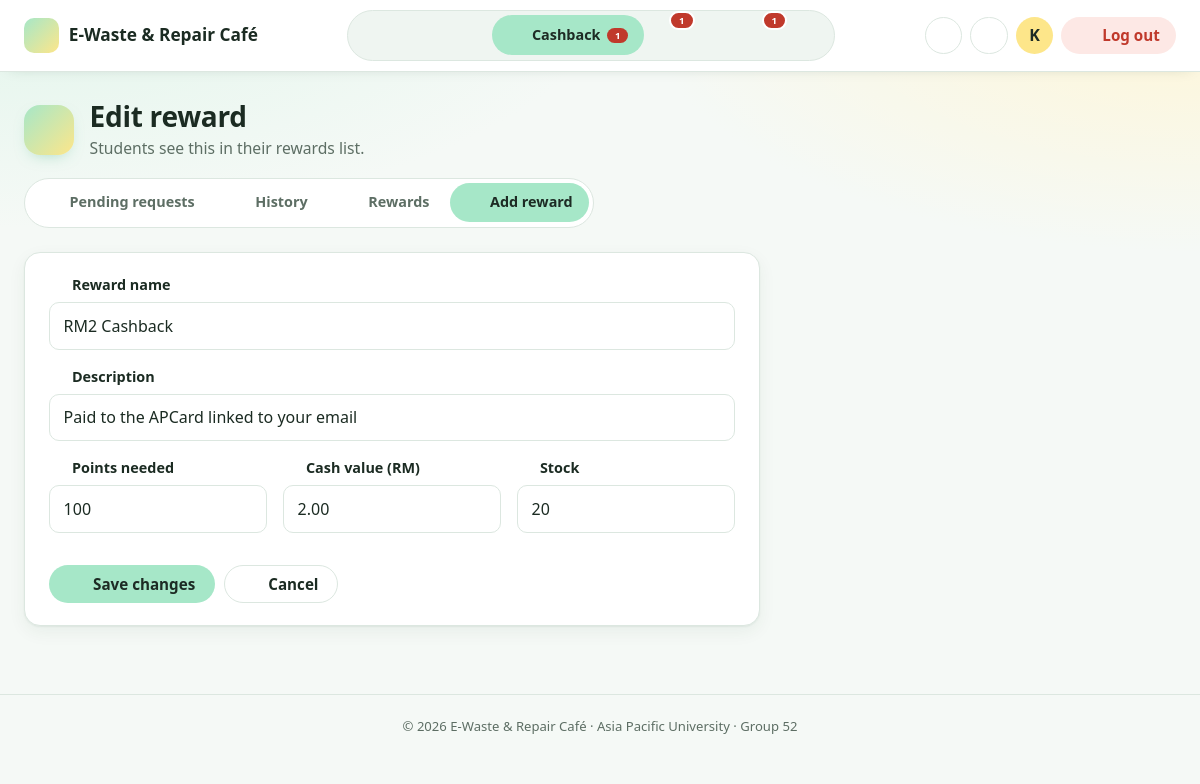
The app's page /admin/reward_form.php?edit=RW001 (signed in) with its own data.
### tables this page shows
CREATE TABLE `rewards` (
  `rewardID` varchar(10) NOT NULL,
  `reward_name` varchar(100) NOT NULL,
  `description` varchar(255) NOT NULL,
  `points_required` int(11) NOT NULL,
  `cash_value` decimal(8,2) NOT NULL,
  `stock` int(11) NOT NULL DEFAULT 0
);

### includes/functions.php (called while the page is built, shortened)
<?php
require_once __DIR__ . '/icons.php';
function e($value)
{
    return htmlspecialchars((string) $value, ENT_QUOTES, 'UTF-8');
}
function db_all($conn, $sql, $types = '', $params = [])
{
    $stmt = $conn->prepare($sql);
    if ($types !== '') $stmt->bind_param($types, ...$params);
    $stmt->execute();
    $result = $stmt->get_result();
    return $result->fetch_all(MYSQLI_ASSOC);
}
function db_one($conn, $sql, $types = '', $params = [])
{
    $rows = db_all($conn, $sql, $types, $params);
    return $rows[0] ?? null;
}

### admin/reward_form.php (the view, shortened to what this page needs)
<?php
require '../config/db.php';
require '../includes/functions.php';
$edit = null;
if (isset($_GET['edit'])) {
    $edit = db_one($conn, "SELECT * FROM rewards WHERE rewardID = ?", 's', [$_GET['edit']]);
}
$form = $_SESSION['old'] ?? $edit ?? [];
require '../includes/admin_top.php';
?>
<section class="card narrow">
    <form method="post" novalidate data-validate>
        <div class="field">
            <label for="reward_name"><?= icon('gift') ?> Reward name</label>
            <input type="text" id="reward_name" name="reward_name" maxlength="100" required value="<?= e($form['reward_name'] ?? '') ?>" placeholder="RM5 Cashback">
        </div>
        <div class="field">
            <label for="description"><?= icon('type') ?> Description</label>
            <input type="text" id="description" name="description" maxlength="255" required value="<?= e($form['description'] ?? 'Paid to the APCard linked to your email') ?>">
        </div>
        <div class="field-row">
            <div class="field">
                <label for="points_required"><?= icon('star') ?> Points needed</label>
                <input type="number" id="points_required" name="points_required" min="1" step="1" required value="<?= e($form['points_required'] ?? '') ?>">
            </div>
            <div class="field">
                <label for="cash_value"><?= icon('wallet') ?> Cash value (RM)</label>
                <input type="number" id="cash_value" name="cash_value" min="0.01" step="0.01" required value="<?= e($form['cash_value'] ?? '') ?>">
            </div>
            <div class="field">
                <label for="stock"><?= icon('box') ?> Stock</label>
                <input type="number" id="stock" name="stock" min="0" step="1" required value="<?= e($form['stock'] ?? '0') ?>">
            </div>
        </div>
        <div class="btn-row">
            <button class="btn btn-primary"><?= icon('check') ?> <?= $edit ? 'Save changes' : 'Add reward' ?></button>
            <a class="btn btn-outline" href="rewards.php"><?= icon('x') ?> Cancel</a>
        </div>
    </form>
</section>
<?php require '../includes/admin_bottom.php'; ?>

### assets/css/style.css (style rules this page uses)
:root { --font-display: "Segoe UI", system-ui, -apple-system, Roboto, Arial, sans-serif; --font-text: "Segoe UI", system-ui, -apple-system, Roboto, Arial, sans-serif; --bg: #f5f9f6; --surface: #ffffff; --surface-2: #eff5f1; --text: #1b2b22; --muted: #5d6e64; --border: #dce7e0; --primary: #3fb37f; --primary-dark: #1d2b24; --primary-press: #74d3a6; --primary-soft: #e3f7ed; --accent: #a6e7c8; --accent-hover: #8fdeb8; --sun: #fde68a; --sun-hover: #fbdc6a; --sun-soft: #fff6d6; --ink: #1d2b24; --danger: #c0392b; --danger-soft: #fde8e5; --warn: #9a6200; --warn-soft: #fdf1d4; --mint-bg: #e0f5ea; --mint-fg: #2a8f61; --sky-bg: #e2eff8; --sky-fg: #2b6a96; --gold-bg: #fcf0d2; --gold-fg: #9a6400; --rose-bg: #fbe6ec; --rose-fg: #b23e5c; --red-bg: #fde6e3; --red-fg: #c0392b; --shadow: 0 1px 2px rgba(25, 60, 40, 0.06), 0 6px 18px rgba(25, 60, 40, 0.06); --radius: 16px; --ring: 0 0 0 4px rgba(63, 179, 127, 0.3); }
* { box-sizing: border-box; }
body { margin: 0; font-family: var(--font-text); font-size: 1rem; line-height: 1.55; color: var(--text); background: var(--bg); }
a { color: var(--ink); text-decoration-color: var(--primary); text-decoration-thickness: 2px; text-underline-offset: 3px; }
button, input, select, textarea { font: inherit; color: inherit; }
.btn { display: inline-flex; align-items: center; justify-content: center; gap: 0.45rem; padding: 0.58rem 1.15rem; border: 1.5px solid transparent; border-radius: 999px; font-weight: 600; font-size: 0.95rem; text-decoration: none; line-height: 1.2; cursor: pointer; white-space: nowrap; transition: background 0.15s, color 0.15s, border-color 0.15s, transform 0.08s, box-shadow 0.15s; }
.btn-primary { background: var(--accent); color: var(--ink); }
.btn-outline { background: var(--surface); border-color: var(--border); color: var(--text); }
.btn-row { display: flex; flex-wrap: wrap; gap: 0.6rem; margin-top: 1rem; }
.field { display: flex; flex-direction: column; gap: 0.35rem; margin-bottom: 1rem; flex: 1; min-width: 0; }
.field label { display: flex; align-items: center; gap: 0.4rem; font-weight: 600; font-size: 0.9rem; }
.field-row { display: flex; gap: 1rem; flex-wrap: wrap; }
.field-row .field { min-width: 10rem; }
input[type="text"], input[type="email"], input[type="password"], input[type="tel"], input[type="number"], input[type="date"], input[type="month"], input[type="search"], select, textarea { width: 100%; padding: 0.65rem 0.85rem; border: 1.5px solid var(--border); border-radius: 10px; background: var(--surface); transition: border-color 0.15s, box-shadow 0.15s; }
body.app { background: radial-gradient(900px 380px at 0% -5%, var(--mint-bg), transparent 70%), radial-gradient(800px 360px at 100% 0%, var(--sun-soft), transparent 70%), var(--bg); background-repeat: no-repeat; }
.card { background: var(--surface); border: 1px solid var(--border); border-radius: var(--radius); padding: 1.35rem 1.5rem; margin-bottom: 1.25rem; box-shadow: var(--shadow); }
.card.narrow { max-width: 46rem; }
:root { --pub-gradient: url("../img/circuit-green.svg"), radial-gradient(ellipse at 88% 10%, rgba(253, 230, 138, 0.5), transparent 45%), radial-gradient(ellipse at 5% 90%, rgba(166, 231, 200, 0.45), transparent 50%), linear-gradient(160deg, #e3f7ed 0%, #fbfdf9 48%, #fff4cf 100%); }

### records on screen
rewards: reward_name "RM2 Cashback", description "Paid to the APCard linked to your email", points_required "100", cash_value "2.00", stock "20"

### other values on screen
$label "Cashback"
$nav_badges[$key] "1"
$initial "K"
$title "Edit reward"
$desc "Students see this in their rewards list."
$label "Pending requests"
$label "History"
$label "Rewards"
$label "Add reward"
